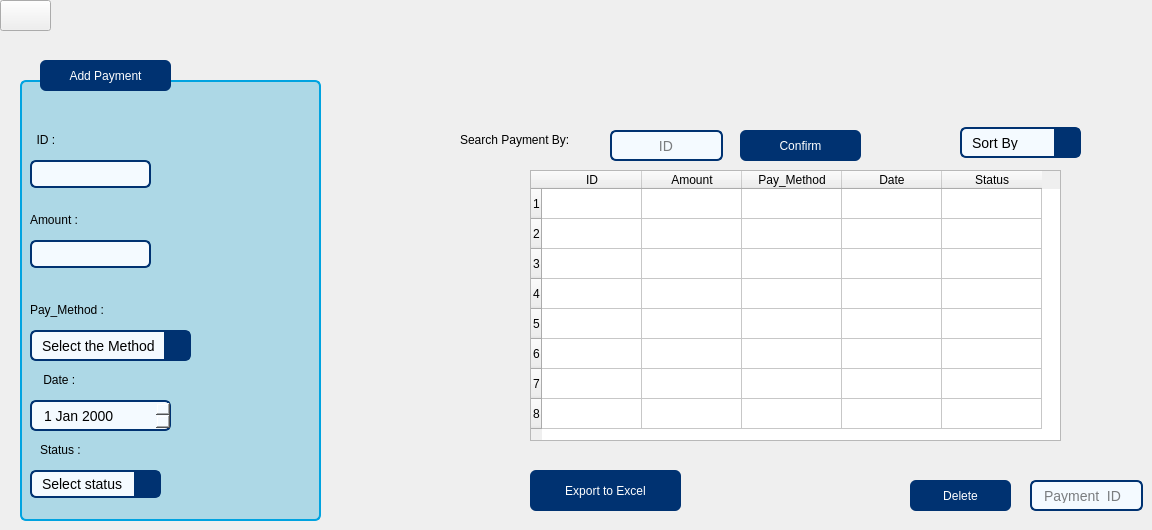
      <widget class="QWidget" name="tab_7">
       <attribute name="title">
        <string>Home</string>
       </attribute>
       <widget class="QGroupBox" name="groupBox_4">
        <property name="geometry">
         <rect>
          <x>20</x>
          <y>60</y>
          <width>301</width>
          <height>461</height>
         </rect>
        </property>
        <property name="styleSheet">
         <string notr="true">QGroupBox {
    background-color: rgb(173, 216, 230);
    border: 2px solid #00A3E0;
    border-radius: 6px;
    margin-top: 20px; /* space for the title */
    padding: 10px;
    font-family: Segoe UI, Arial;
    font-size: 14px;
    font-weight: bold;
    color: #003271;
}

QGroupBox::title {
    subcontrol-origin: margin;
    subcontrol-position: top left;
    padding: 2px 8px;
    background-color: #00A3E0;
    color: white;
    border-radius: 4px;
}
</string>
        </property>
        <property name="title">
         <string/>
        </property>
        <widget class="QLineEdit" name="P_id">
         <property name="geometry">
          <rect>
           <x>10</x>
           <y>100</y>
           <width>121</width>
           <height>28</height>
          </rect>
         </property>
         <property name="styleSheet">
          <string notr="true">QLineEdit {
    background-color: #f4faff;
    border: 2px solid #003271;
    border-radius: 6px;
    padding: 6px 10px;
    font-size: 14px;
    color: #000000;
}

QLineEdit:focus {
    border: 2px solid #1e6fd9;
    background-color: #ffffff;
}
</string>
         </property>
        </widget>
        <widget class="QLabel" name="label_32">
         <property name="geometry">
          <rect>
           <x>10</x>
           <y>70</y>
           <width>101</width>
           <height>20</height>
          </rect>
         </property>
         <property name="styleSheet">
          <string notr="true">font: 900 9pt &quot;Swis721 Blk BT&quot;;
color: rgb(0, 0, 0);</string>
         </property>
         <property name="text">
          <string>  ID :</string>
         </property>
        </widget>
        <widget class="QLineEdit" name="lineEdit_16">
         <property name="geometry">
          <rect>
           <x>10</x>
           <y>180</y>
           <width>121</width>
           <height>28</height>
          </rect>
         </property>
         <property name="styleSheet">
          <string notr="true">QLineEdit {
    background-color: #f4faff;
    border: 2px solid #003271;
    border-radius: 6px;
    padding: 6px 10px;
    font-size: 14px;
    color: #000000;
}

QLineEdit:focus {
    border: 2px solid #1e6fd9;
    background-color: #ffffff;
}
</string>
         </property>
        </widget>
        <widget class="QLabel" name="label_33">
         <property name="geometry">
          <rect>
           <x>10</x>
           <y>150</y>
           <width>63</width>
           <height>20</height>
          </rect>
         </property>
         <property name="styleSheet">
          <string notr="true">font: 900 9pt &quot;Swis721 Blk BT&quot;;
color: rgb(0, 0, 0);</string>
         </property>
         <property name="text">
          <string>Amount :</string>
         </property>
        </widget>
        <widget class="QLabel" name="label_34">
         <property name="geometry">
          <rect>
           <x>10</x>
           <y>240</y>
           <width>101</width>
           <height>20</height>
          </rect>
         </property>
         <property name="styleSheet">
          <string notr="true">font: 900 9pt &quot;Swis721 Blk BT&quot;;
color: rgb(0, 0, 0);</string>
         </property>
         <property name="text">
          <string>Pay_Method :</string>
         </property>
        </widget>
        <widget class="QLabel" name="label_35">
         <property name="geometry">
          <rect>
           <x>20</x>
           <y>310</y>
           <width>41</width>
           <height>20</height>
          </rect>
         </property>
         <property name="styleSheet">
          <string notr="true">font: 900 9pt &quot;Swis721 Blk BT&quot;;
color: rgb(0, 0, 0);</string>
         </property>
         <property name="text">
          <string> Date :</string>
         </property>
        </widget>
        <widget class="QLabel" name="label_36">
         <property name="geometry">
          <rect>
           <x>20</x>
           <y>380</y>
           <width>63</width>
           <height>20</height>
          </rect>
         </property>
         <property name="styleSheet">
          <string notr="true">font: 900 9pt &quot;Swis721 Blk BT&quot;;
color: rgb(0, 0, 0);</string>
         </property>
         <property name="text">
          <string>Status :</string>
         </property>
        </widget>
        <widget class="QDateEdit" name="dateEdit">
         <property name="geometry">
          <rect>
           <x>10</x>
           <y>340</y>
           <width>141</width>
           <height>31</height>
          </rect>
         </property>
         <property name="styleSheet">
          <string notr="true">QDateEdit {
    background-color: #f4faff;
    border: 2px solid #003271;
    border-radius: 6px;
    padding: 6px 10px;
    font-size: 14px;
    color: #000000;
}

QDateEdit:focus {
    border: 2px solid #1e6fd9;
    background-color: #ffffff;
}

QDateEdit::drop-down {
    border-left: 1px solid #003271;
    background-color: #003271;
    width: 24px;
}

QDateEdit::down-arrow {
    image: url(:/images/ressource/icons8-calendar-50.png);
    width: 20px;
    height: 20px;
}
</string>
         </property>
        </widget>
        <widget class="QPushButton" name="pushButton_25">
         <property name="geometry">
          <rect>
           <x>20</x>
           <y>0</y>
           <width>131</width>
           <height>31</height>
          </rect>
         </property>
         <property name="styleSheet">
          <string notr="true">QPushButton {
	font: 900 9pt &quot;Swis721 Blk BT&quot;;
    background-color: #003271;
    color: white;
    border-radius: 6px;
    padding: 6px 12px;
}
QPushButton:hover { background-color: #004599; }
QPushButton:pressed { background-color: #002050; }</string>
         </property>
         <property name="text">
          <string>Add Payment</string>
         </property>
        </widget>
        <widget class="QComboBox" name="comboBox_3">
         <property name="geometry">
          <rect>
           <x>10</x>
           <y>270</y>
           <width>161</width>
           <height>31</height>
          </rect>
         </property>
         <property name="styleSheet">
          <string notr="true">QComboBox {
    background-color: #f4faff;
    border: 2px solid #003271;
    border-radius: 6px;
    padding: 6px 10px;
    font-size: 14px;
    color: #000000;
}

QComboBox:focus {
    border: 2px solid #1e6fd9;
    background-color: #ffffff;
}

QComboBox::drop-down {
    border-left: 1px solid #003271;
    background-color: #003271;
    width: 24px;
}

QComboBox::down-arrow {
    image: url(:/images/ressource/arrow-down.png);
    width: 12px;
    height: 12px;
}
</string>
         </property>
         <property name="iconSize">
          <size>
           <width>50</width>
           <height>50</height>
          </size>
         </property>
         <item>
          <property name="text">
           <string>Select the Method</string>
          </property>
         </item>
         <item>
          <property name="text">
           <string>Credit Card</string>
          </property>
         </item>
         <item>
          <property name="text">
           <string>Cash</string>
          </property>
         </item>
        </widget>
        <widget class="QComboBox" name="comboBox_4">
         <property name="geometry">
          <rect>
           <x>10</x>
           <y>410</y>
           <width>131</width>
           <height>28</height>
          </rect>
         </property>
         <property name="styleSheet">
          <string notr="true">QComboBox {
    background-color: #f4faff;
    border: 2px solid #003271;
    border-radius: 6px;
    padding: 6px 10px;
    font-size: 14px;
    color: #000000;
}

QComboBox:focus {
    border: 2px solid #1e6fd9;
    background-color: #ffffff;
}

QComboBox::drop-down {
    border-left: 1px solid #003271;
    background-color: #003271;
    width: 24px;
}

QComboBox::down-arrow {
    image: url(:/images/ressource/arrow-down.png);
    width: 12px;
    height: 12px;
}
</string>
         </property>
         <item>
          <property name="text">
           <string>Select status</string>
          </property>
         </item>
         <item>
          <property name="text">
           <string>Payed </string>
          </property>
         </item>
         <item>
          <property name="text">
           <string>in progress</string>
          </property>
         </item>
         <item>
          <property name="text">
           <string>Canceled </string>
          </property>
         </item>
        </widget>
        <zorder>label_32</zorder>
        <zorder>lineEdit_16</zorder>
        <zorder>label_33</zorder>
        <zorder>label_34</zorder>
        <zorder>label_35</zorder>
        <zorder>label_36</zorder>
        <zorder>pushButton_25</zorder>
        <zorder>comboBox_4</zorder>
        <zorder>P_id</zorder>
        <zorder>dateEdit</zorder>
        <zorder>comboBox_3</zorder>
       </widget>
       <widget class="QComboBox" name="comboBoxsort">
        <property name="geometry">
         <rect>
          <x>960</x>
          <y>127</y>
          <width>121</width>
          <height>31</height>
         </rect>
        </property>
        <property name="styleSheet">
         <string notr="true">QComboBox {
    background-color: #f4faff;
    border: 2px solid #003271;
    border-radius: 6px;
    padding: 6px 10px;
    font-size: 14px;
    color: #000000;
}

QComboBox:focus {
    border: 2px solid #1e6fd9;
    background-color: #ffffff;
}

QComboBox::drop-down {
    border-left: 1px solid #003271;
    background-color: #003271;
    width: 24px;
}

QComboBox::down-arrow {
    image: url(:/images/ressource/arrow-down.png);
    width: 12px;
    height: 12px;
}
</string>
        </property>
        <item>
         <property name="text">
          <string>Sort By</string>
         </property>
        </item>
        <item>
         <property name="text">
          <string>Amount</string>
         </property>
        </item>
        <item>
         <property name="text">
          <string>Date</string>
         </property>
        </item>
       </widget>
       <widget class="QPushButton" name="pushButton_26">
        <property name="geometry">
         <rect>
          <x>740</x>
          <y>130</y>
          <width>121</width>
          <height>31</height>
         </rect>
        </property>
        <property name="styleSheet">
         <string notr="true">QPushButton {
	font: 900 9pt &quot;Swis721 Blk BT&quot;;
    background-color: #003271;
    color: white;
    border-radius: 6px;
    padding: 6px 12px;
}
QPushButton:hover { background-color: #004599; }
QPushButton:pressed { background-color: #002050; }</string>
        </property>
        <property name="text">
         <string>Confirm</string>
        </property>
       </widget>
       <widget class="QLineEdit" name="lineEdit_17">
        <property name="geometry">
         <rect>
          <x>610</x>
          <y>130</y>
          <width>113</width>
          <height>31</height>
         </rect>
        </property>
        <property name="styleSheet">
         <string notr="true">QLineEdit {
    background-color: #f4faff;
    border: 2px solid #003271;
    border-radius: 6px;
    padding: 6px 10px;
    font-size: 14px;
    color: #000000;
}

QLineEdit:focus {
    border: 2px solid #1e6fd9;
    background-color: #ffffff;
}
</string>
        </property>
        <property name="placeholderText">
         <string>         ID</string>
        </property>
       </widget>
       <widget class="QLabel" name="label_37">
        <property name="geometry">
         <rect>
          <x>460</x>
          <y>130</y>
          <width>141</width>
          <height>20</height>
         </rect>
        </property>
        <property name="styleSheet">
         <string notr="true">font: 900 9pt &quot;Swis721 Blk BT&quot;;
color: rgb(0, 0, 0);</string>
        </property>
        <property name="text">
         <string>Search Payment By:</string>
        </property>
       </widget>
       <widget class="QPushButton" name="pushButton_27">
        <property name="geometry">
         <rect>
          <x>530</x>
          <y>470</y>
          <width>151</width>
          <height>41</height>
         </rect>
        </property>
        <property name="styleSheet">
         <string notr="true">QPushButton {
	font: 900 9pt &quot;Swis721 Blk BT&quot;;
    background-color: #003271;
    color: white;
    border-radius: 6px;
    padding: 6px 12px;
}
QPushButton:hover { background-color: #004599; }
QPushButton:pressed { background-color: #002050; }</string>
        </property>
        <property name="text">
         <string>Export to Excel</string>
        </property>
       </widget>
       <widget class="QPushButton" name="pushButton_28">
        <property name="geometry">
         <rect>
          <x>910</x>
          <y>480</y>
          <width>101</width>
          <height>31</height>
         </rect>
        </property>
        <property name="styleSheet">
         <string notr="true">QPushButton {
	font: 900 9pt &quot;Swis721 Blk BT&quot;;
    background-color: #003271;
    color: white;
    border-radius: 6px;
    padding: 6px 12px;
}
QPushButton:hover { background-color: #004599; }
QPushButton:pressed { background-color: #002050; }</string>
        </property>
        <property name="text">
         <string>Delete</string>
        </property>
       </widget>
       <widget class="QLineEdit" name="lineEdit_18">
        <property name="geometry">
         <rect>
          <x>1030</x>
          <y>480</y>
          <width>113</width>
          <height>31</height>
         </rect>
        </property>
        <property name="styleSheet">
         <string notr="true">QLineEdit {
    background-color: #f4faff;
    border: 2px solid #003271;
    border-radius: 6px;
    padding: 6px 10px;
    font-size: 14px;
    color: #000000;
}

QLineEdit:focus {
    border: 2px solid #1e6fd9;
    background-color: #ffffff;
}
</string>
        </property>
        <property name="placeholderText">
         <string>Payment_ID</string>
        </property>
       </widget>
       <widget class="QTableWidget" name="tableWidget_4">
        <property name="geometry">
         <rect>
          <x>530</x>
          <y>170</y>
          <width>531</width>
          <height>271</height>
         </rect>
        </property>
        <property name="styleSheet">
         <string notr="true"/>
        </property>
        <row/>
        <row/>
        <row/>
        <row/>
        <row/>
        <row/>
        <row/>
        <row/>
        <column>
         <property name="text">
          <string>ID</string>
         </property>
        </column>
        <column>
         <property name="text">
          <string>Amount</string>
         </property>
        </column>
        <column>
         <property name="text">
          <string>Pay_Method</string>
         </property>
        </column>
        <column>
         <property name="text">
          <string>Date</string>
         </property>
        </column>
        <column>
         <property name="text">
          <string>Status</string>
         </property>
        </column>
       </widget>
       <widget class="QPushButton" name="darkmode_button">
        <property name="geometry">
         <rect>
          <x>0</x>
          <y>0</y>
          <width>51</width>
          <height>31</height>
         </rect>
        </property>
        <property name="text">
         <string/>
        </property>
        <property name="icon">
         <iconset resource="resources.qrc">
          <normaloff>:/images/ressource/night-mode.png</normaloff>:/images/ressource/night-mode.png</iconset>
        </property>
       </widget>
      </widget>
